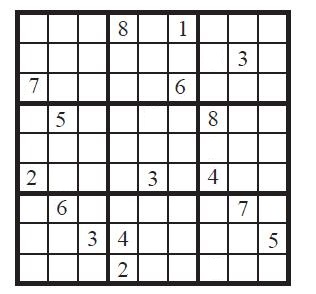
#> input picture Photos/sudoku.jpg, 316 x 294 px
$ python kose_algilama.py
#> lines starting #> are read from the running program, lines starting #| are printed output that depends on the picture
# Köşe Algılama
# Şuan bulununan konum ile bir sonraki konumdaki yoğunluk farkı fazlaysa orası kösedir.
import cv2 as cv
import matplotlib.pyplot as plt
import numpy as np


img = cv.imread('../Photos/sudoku.jpg',0)
#> img: shape (294, 316); min 1, max 255, mean 214
img = np.float32(img)
print(img.shape)
#| (294, 316)
plt.figure(), plt.imshow(img, cmap="gray"), plt.axis("off")

# harris correr detection
dst = cv.cornerHarris(img, blockSize=2, ksize= 3, k= 0.04) # blokSize bakılacak komşu
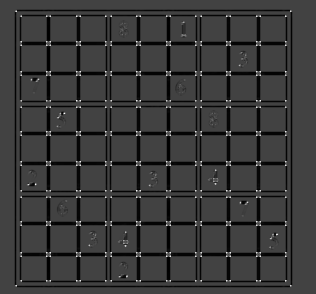
#> dst: shape (294, 316) float32; min -105367688, max 300194240, mean -13307662; drawn with min black and max white
plt.figure(), plt.imshow(dst, cmap="gray"), plt.axis("off")


# genisletme yöntemi kullanalım
dst = cv.dilate(dst, None)
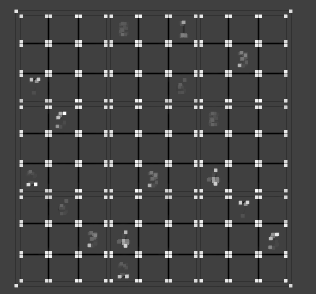
#> dst: shape (294, 316) float32; min -102519672, max 300194240, mean 6603171; drawn with min black and max white
img[dst>0.2*dst.max()]= 1
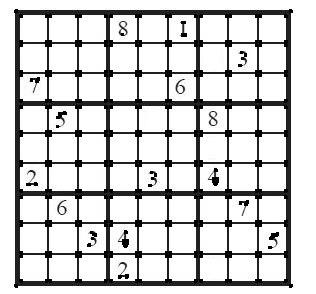
#> img: shape (294, 316) float32; min 1, max 255, mean 206.7
plt.figure(), plt.imshow(dst, cmap="gray"), plt.axis("off")


# shi tomasi detection
img = cv.imread('../Photos/sudoku.jpg',0)
img = np.float32(img)
corners = cv.goodFeaturesToTrack(img,120,0.01,10) #120 kose bulmaya calıscak
#> corners = 120 rows, first 8: [37, 79], [246, 202], [259, 100], [139, 100], [76, 100], [229, 190], [76, 190], [169, 252]
corners = np.int64(corners)

for i in corners:
    x,y = i.ravel()
    cv.circle(img, (x,y),3,(124,125,125),cv.FILLED)
#> this loop made 120 passes
#> (x, y) on passes 1 to 12: (37, 79), (246, 202), (259, 100), (139, 100), (76, 100), (229, 190), (76, 190), (169, 252), (49, 252), (259, 280), (139, 280), (76, 280)
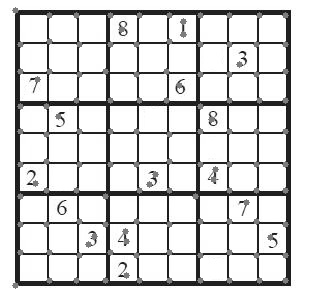
#> img: shape (294, 316) float32; min 3, max 255, mean 213.6
plt.imshow(img), plt.axis("off")


plt.show()
